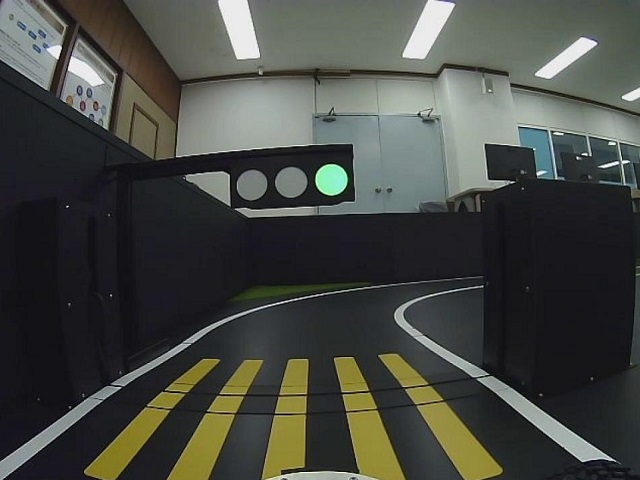
#> input picture study/my_traffic/my_traffic/python_codes/traffic_light.jpg, 640 x 480 px
$ python tf_circle_mean.py
#> lines starting #> are read from the running program, lines starting #| are printed output that depends on the picture; long printed decimals are rounded
import cv2
import numpy as np

# Load the image
img = cv2.imread("traffic_light.jpg",cv2.IMREAD_GRAYSCALE)
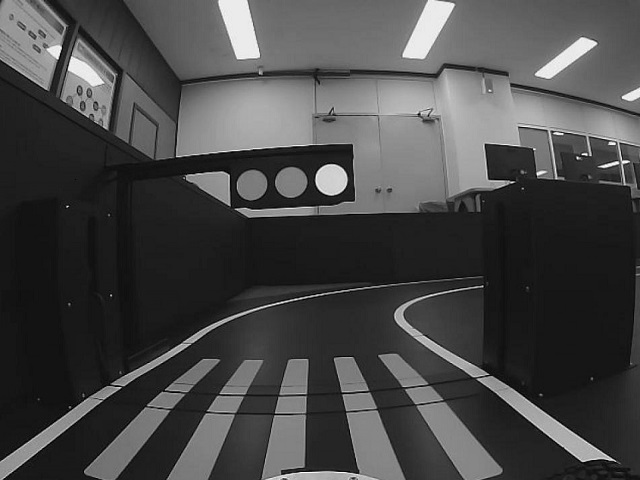
#> img: shape (480, 640); min 0, max 255, mean 71.4

# Apply Gaussian blur to reduce noise
blur = cv2.GaussianBlur(img, (5, 5), 0)

# Make color image for check
cimg = cv2.cvtColor(blur,cv2.COLOR_GRAY2BGR)

# Apply Hough Circle Transform to detect circles
circles = cv2.HoughCircles(blur, cv2.HOUGH_GRADIENT,
          1, 20, param1=50, param2=25, minRadius=5, maxRadius=50)
#> circles = [[80.5, 85.5, 33.8], [331.5, 179.5, 15.6], [596.5, 148.5, 46.1], [37.5, 45.5, 23.8], [290.5, 182.5, 15.5], [251.5, 184.5, 14.7], [34.5, 24.5, 23.8], [102.5, 88.5, 17.2], [134.5, 126.5, 18.8]]

if circles is not None:
    # Sort the circles based on the x position of the center
    circles = np.round(circles[0, :]).astype("int")
#> circles = [[80, 86, 34], [332, 180, 16], [596, 148, 46], [38, 46, 24], [290, 182, 16], [252, 184, 15], [34, 24, 24], [102, 88, 17], [134, 126, 19]]
    circles = sorted(circles, key=lambda circle: circle[0])
#> circles = [[34, 24, 24], [38, 46, 24], [80, 86, 34], [102, 88, 17], [134, 126, 19], [252, 184, 15], [290, 182, 16], [332, 180, 16], [596, 148, 46]]

    # Extract small rectangle areas around the center of each circle,
    # calculate the mean value of each rectangle area
    for i, (x, y, r) in enumerate(circles):
        x1 = x - r // 2
        y1 = y - r // 2
        x2 = x + r // 2
        y2 = y + r // 2
        roi = img[y1:y2, x1:x2]
        mean_value = np.mean(roi)
        print(f"Circle {i} at ({x},{y}), radius={r}: mean value={mean_value}")

        # Draw the detected circles and rectangle areas on the original image
        cv2.circle(cimg, (x, y), r, (0, 255, 0), 2)
        cv2.rectangle(cimg, (x1, y1), (x2, y2), (0, 0, 255), 2)
#> this loop made 9 passes
#> (x, y, r, x1, y1, x2, y2, mean_value) on passes 1 to 9: (34, 24, 24, 22, 12, 46, 36, 136.8), (38, 46, 24, 26, 34, 50, 58, 140.2), (80, 86, 34, 63, 69, 97, 103, 158.2), (102, 88, 17, 94, 80, 110, 96, 161.8), (134, 126, 19, 125, 117, 143, 135, 93.97), (252, 184, 15, 245, 177, 259, 191, 123.9), (290, 182, 16, 282, 174, 298, 190, 128.6), (332, 180, 16, 324, 172, 340, 188, 207.8), (596, 148, 46, 573, 125, 619, 171, 102.1)
#| Circle 0 at (34,24), radius=24: mean value=136.766
#| Circle 1 at (38,46), radius=24: mean value=140.165
#| Circle 2 at (80,86), radius=34: mean value=158.176
#| Circle 3 at (102,88), radius=17: mean value=161.8125
#| Circle 4 at (134,126), radius=19: mean value=93.969
#| Circle 5 at (252,184), radius=15: mean value=123.918
#| Circle 6 at (290,182), radius=16: mean value=128.602
#| Circle 7 at (332,180), radius=16: mean value=207.754
#> (further printed lines are left out)
#> pass 1, `roi = img[y1:y2, x1:x2]`:
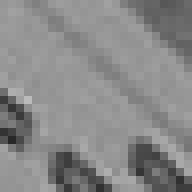
#> roi: shape (24, 24) (shown 8 times larger); min 40, max 187, mean 136.8
#> pass 2, `roi = img[y1:y2, x1:x2]`:
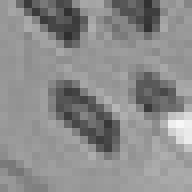
#> roi: shape (24, 24) (shown 8 times larger); min 47, max 247, mean 140.2
#> pass 3, `roi = img[y1:y2, x1:x2]`:
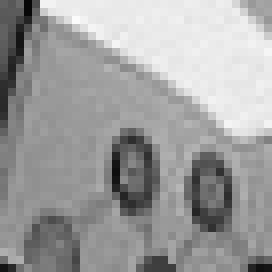
#> roi: shape (34, 34) (shown 8 times larger); min 7, max 250, mean 158.2
#> after the loop:
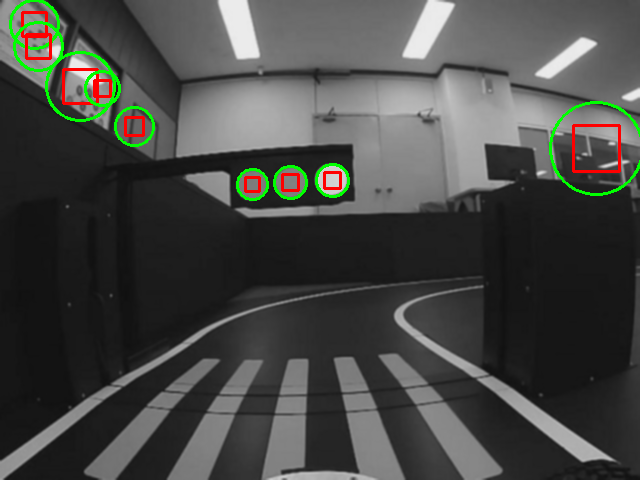
#> cimg: shape (480, 640, 3); mean B, G, R 69.1, 72.3, 71.1
#> after the loop:
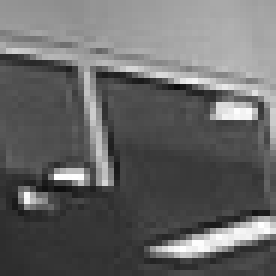
#> roi: shape (46, 46) (shown 6 times larger); min 11, max 255, mean 102.1

# Display the result
cv2.imshow('Circles Detected', cimg)
cv2.waitKey(0)
cv2.destroyAllWindows()

$ run again, with study/my_traffic/my_traffic/python_codes/baduk2.jpg copied over study/my_traffic/my_traffic/python_codes/traffic_light.jpg
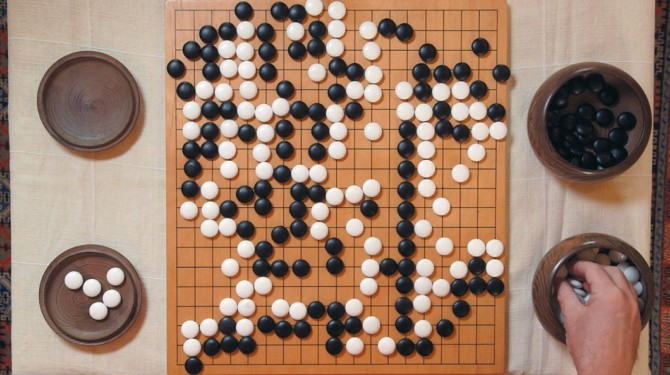
#> input picture study/my_traffic/my_traffic/python_codes/baduk2.jpg, 670 x 375 px
#> `img = cv2.imread("traffic_light.jpg",cv2.IMREAD_GRAYSCALE)`:
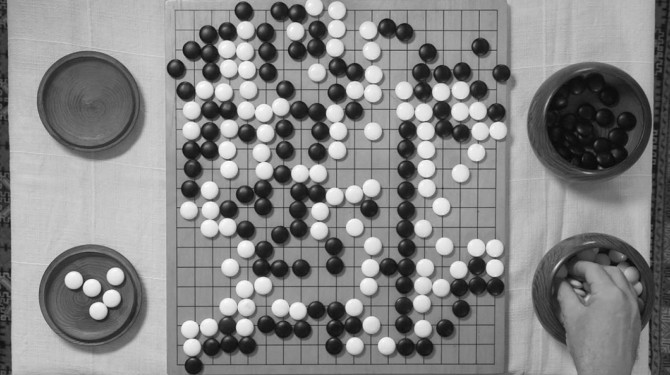
#> img: shape (375, 670); min 7, max 255, mean 133.7
#> `circles = cv2.HoughCircles(blur, cv2.HOUGH_GRADIENT, 1, 20, param1=50,..`: circles = 173 rows, first 8: [87.5, 100.5, 44.9], [88.5, 296.5, 44.9], [594.5, 120.5, 49.4], [431.5, 214.5, 45], [222.5, 224.5, 44.9], [235.5, 70.5, 49.4], [288.5, 237.5, 49.4], [222.5, 320.5, 45]
#> `circles = np.round(circles[0, :]).astype("int")`: circles = 173 rows, first 8: [88, 100, 45], [88, 296, 45], [594, 120, 49], [432, 214, 45], [222, 224, 45], [236, 70, 49], [288, 238, 49], [222, 320, 45]
#> `circles = sorted(circles, key=lambda circle: circle[0])`: circles = 173 items, first 6: [74, 280, 9], [88, 100, 45], [88, 296, 45], [100, 116, 44], [104, 274, 27], [106, 314, 37]
#> the loop `for i, (x, y, r) in enumerate(circles):` made 173 passes
#> (x, y, r, x1, y1, x2, y2, mean_value) on passes 1 to 3: (74, 280, 9, 70, 276, 78, 284, 226.5), (88, 100, 45, 66, 78, 110, 122, 94.09), (88, 296, 45, 66, 274, 110, 318, 140.5)
#> (printed output is left out)
#> after the loop `for i, (x, y, r) in enumerate(circles):`:
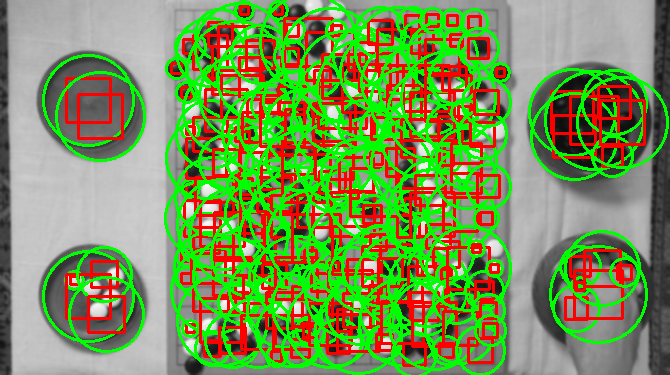
#> cimg: shape (375, 670, 3); mean B, G, R 85.6, 147.5, 123.6

$ run again, with study/my_traffic/my_traffic/python_codes/stopline.png saved as study/my_traffic/my_traffic/python_codes/traffic_light.jpg
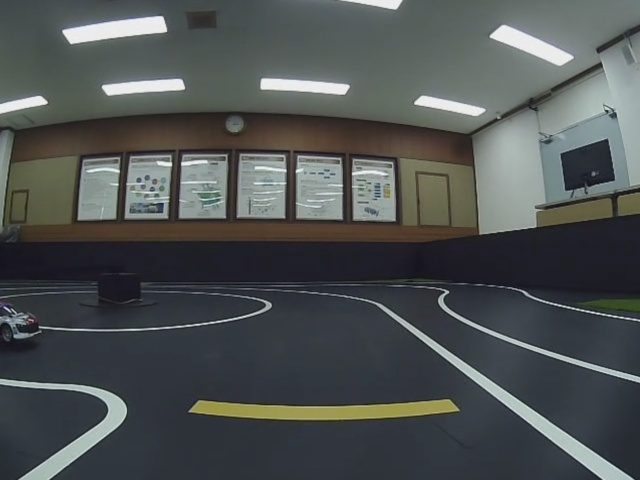
#> input picture study/my_traffic/my_traffic/python_codes/stopline.png, 640 x 480 px
#> `circles = cv2.HoughCircles(blur, cv2.HOUGH_GRADIENT, 1, 20, param1=50,..`: circles = 23 rows, first 8: [318.5, 192.5, 33.8], [262.5, 214.5, 33.8], [269.5, 152.5, 40.5], [386.5, 188.5, 32.7], [255.5, 181.5, 29.3], [153.5, 180.5, 22.7], [187.5, 187.5, 30.5], [203.5, 174.5, 23.8]
#> `circles = np.round(circles[0, :]).astype("int")`: circles = 23 rows, first 8: [318, 192, 34], [262, 214, 34], [270, 152, 40], [386, 188, 33], [256, 182, 29], [154, 180, 23], [188, 188, 30], [204, 174, 24]
#> `circles = sorted(circles, key=lambda circle: circle[0])`: circles = 23 items, first 6: [24, 326, 15], [106, 192, 32], [134, 178, 16], [140, 198, 16], [154, 180, 23], [164, 208, 16]
#> the loop `for i, (x, y, r) in enumerate(circles):` made 23 passes
#> (x, y, r, x1, y1, x2, y2, mean_value) on passes 1 to 8: (24, 326, 15, 17, 319, 31, 333, 70.3), (106, 192, 32, 90, 176, 122, 208, 138.2), (134, 178, 16, 126, 170, 142, 186, 146.4), (140, 198, 16, 132, 190, 148, 206, 145.4), (154, 180, 23, 143, 169, 165, 191, 144.6), (164, 208, 16, 156, 200, 172, 216, 105.5), (188, 188, 30, 173, 173, 203, 203, 131.5), (190, 208, 15, 183, 201, 197, 215, 150.2)
#> (printed output is left out)
#> after the loop `for i, (x, y, r) in enumerate(circles):`:
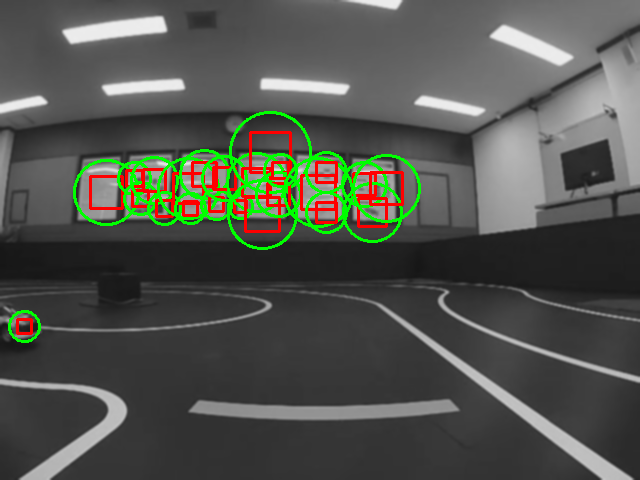
#> cimg: shape (480, 640, 3); mean B, G, R 76.4, 83.3, 80.7
#> after the loop `for i, (x, y, r) in enumerate(circles):`:
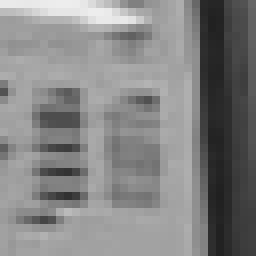
#> roi: shape (32, 32) (shown 8 times larger); min 32, max 237, mean 131.9
